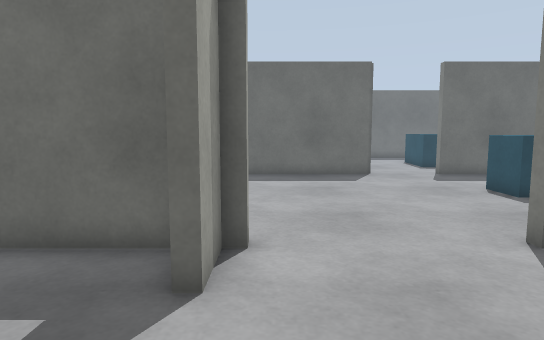
[1] (above)

22 first-person views from a walk through a Gazebo world. The camera is 0.94 m above the floor, tilts 6° down and sees 75° across. The floor is counted in squares, 0.5 m on a side. Each view is taken from the middle of a square. On the plan, view 1 faces up. The plan holds only what a view shows up to about 18 squares ahead; the rest is blank.

[2]
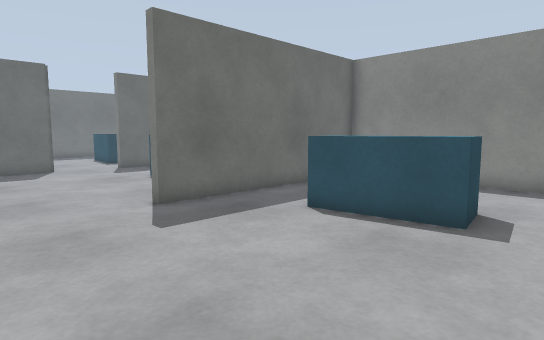

[3]
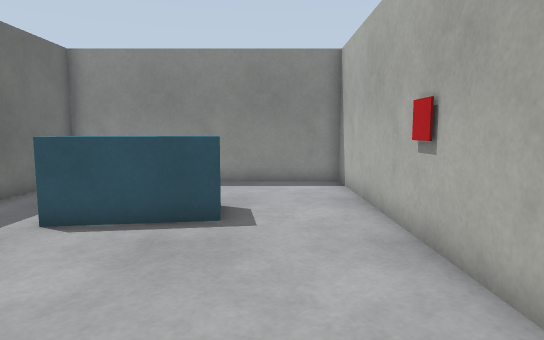

[4]
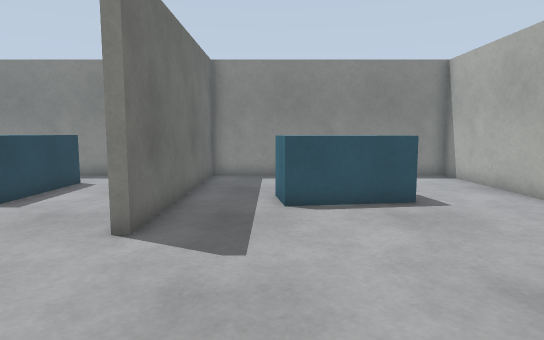

[5]
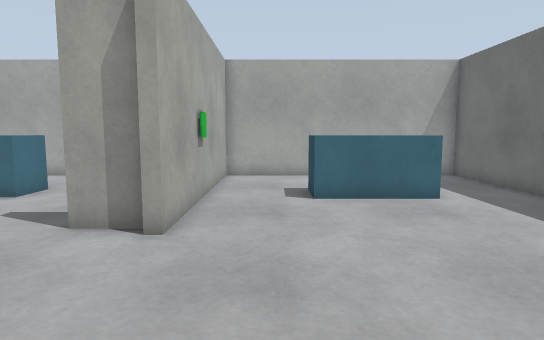

[6]
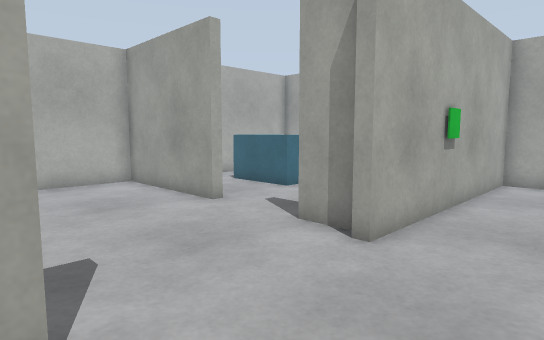

[7]
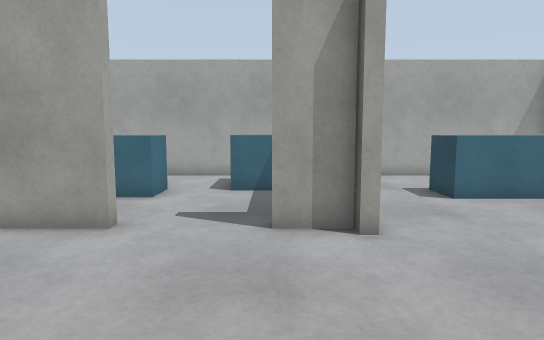

[8]
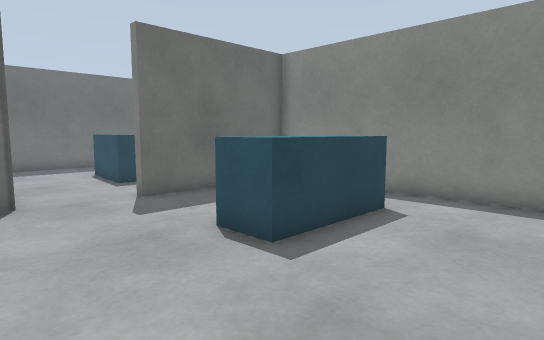

[9]
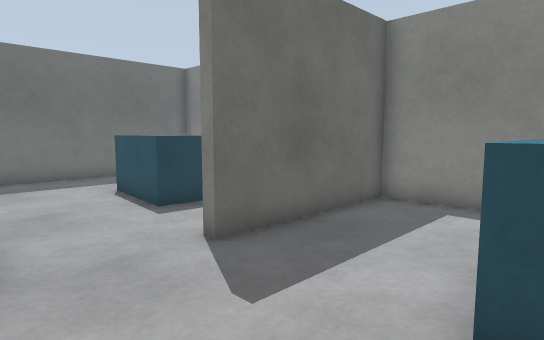

[10]
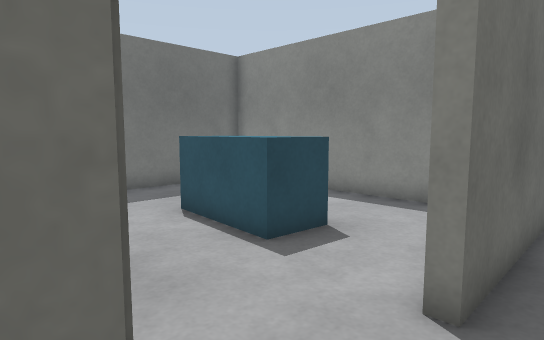

[11]
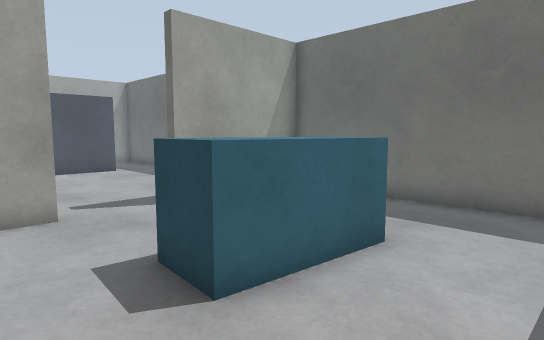

[12]
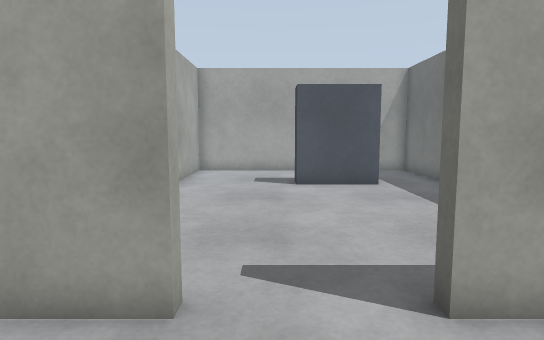

[13]
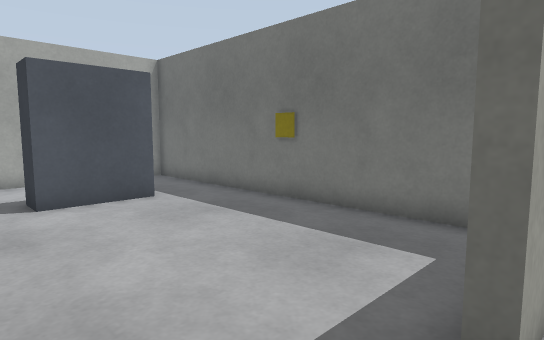

[14]
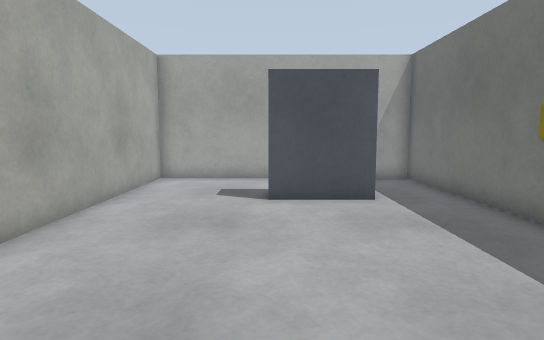

[15]
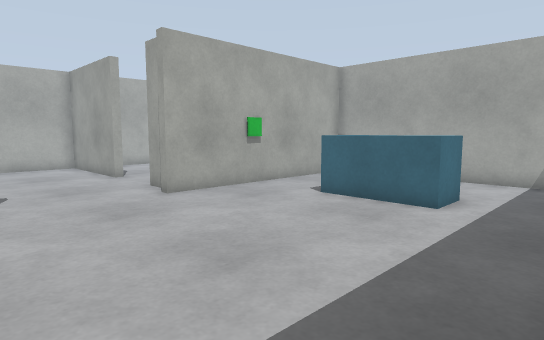

[16]
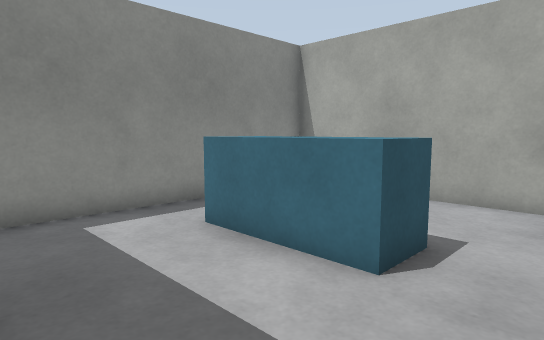

[17]
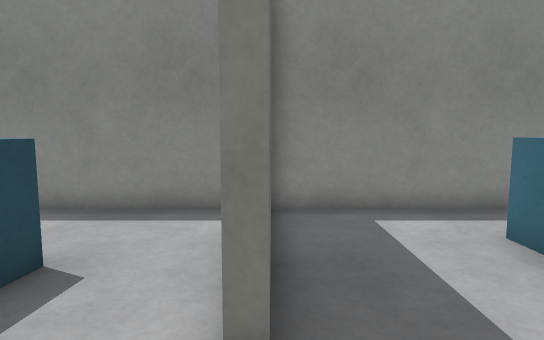

[18]
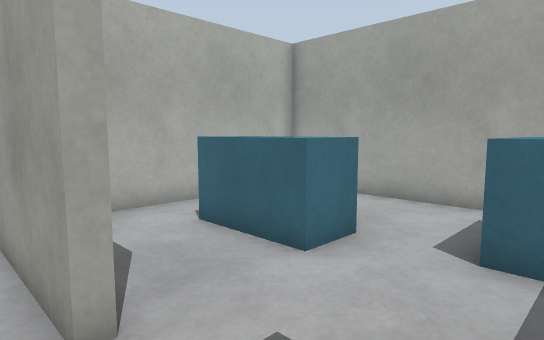

[19]
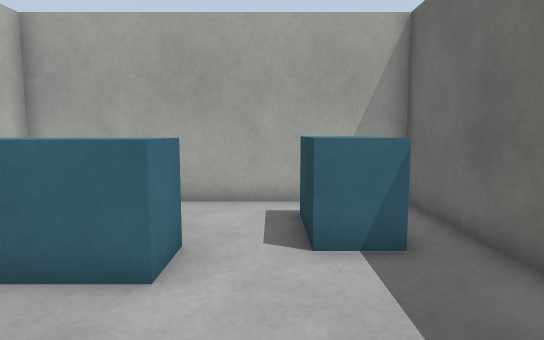

[20]
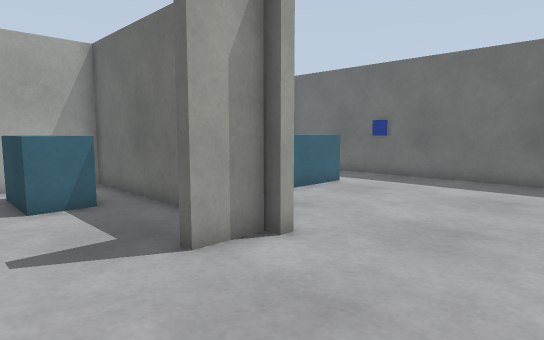

[21]
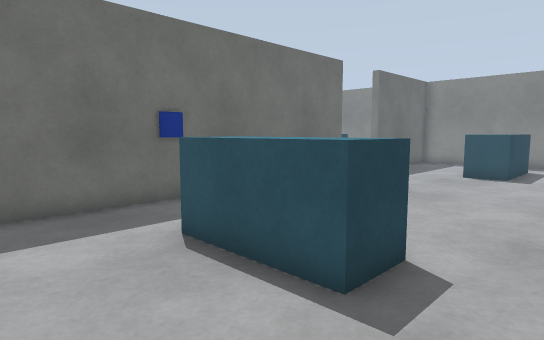

[22]
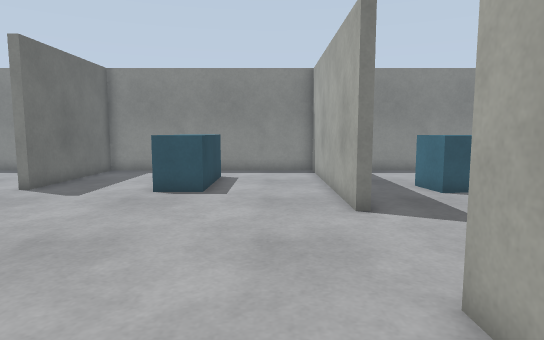

### Floor plan
Ten units are one square. View 1 is at (0, 0); x grows to the right and y downward. Boxes are objects, and circles mark ways between rooms. Rooms are numbered by the first view taken in them; rooms with no view inside come last. Other rooms are left out.
<svg viewBox="-101 -271 242 322">
<path fill="none" stroke="#000" d="M-8 -8 -8 46 136 46 136 -56 44 -56M-4 -56 -8 -56 -8 -40M-12 -8 -8 -8M-44 -60 -34 -60M-8 -40 -12 -40M-16 -56 -96 -56 -96 46 -31 46M45 -160 -96 -160 -96 -60 -44 -60M44 -56 44 -60 136 -60 136 -160 76 -160 76 -165M-34 -60 -4 -60 -4 -56M46 -190 46 -172M136 -171 136 -266 46 -266 46 -218M-96 -216 -96 -164 -9 -164M30 -266 -96 -266 -96 -252M46 -218 41 -218M41 -190 46 -190"/>
<rect x="65" y="-35" width="30" height="50" fill="#bbb"><title>bench</title></rect>
<rect x="-85" y="-45" width="30" height="20" fill="#bbb"><title>bench</title></rect>
<rect x="-55" y="-5" width="20" height="30" fill="#bbb"><title>bench</title></rect>
<rect x="-55" y="-135" width="20" height="50" fill="#bbb"><title>bench</title></rect>
<rect x="65" y="-125" width="50" height="30" fill="#bbb"><title>bench</title></rect>
<rect x="85" y="-235" width="20" height="50" fill="#bbb"><title>bench</title></rect>
<rect x="-65" y="-245" width="20" height="40" fill="#bbb"><title>cabinet</title></rect>
<circle cx="-10" cy="-20" r="3" fill="#2a7"/>
<circle cx="20" cy="-60" r="3" fill="#2a7"/>
<circle cx="60" cy="-160" r="3" fill="#2a7"/>
<circle cx="40" cy="-200" r="3" fill="#2a7"/>
<text x="60" y="0">1</text>
<text x="-50" y="-10">2</text>
<text x="20" y="-110">3</text>
<text x="90" y="-220">4</text>
<text x="-30" y="-220">5</text>
</svg>
Room 1 opens to room 2. Room 1 opens to room 3. Room 3 opens to room 4. Room 4 opens to room 5.

Where each view was taken, in squares from view 1:
view 1: 0 up, 0 right, facing up
view 2: 3 down, 0 right, facing up-right
view 3: 2 down, 0 right, facing right
view 4: 3 up, 2 left, facing right
view 5: 8 up, 6 right, facing left
view 6: 9 up, 5 right, facing down-left
view 7: 4 up, 6 right, facing left
view 8: 6 up, 3 right, facing up-right
view 9: 11 up, 4 right, facing up-right
view 10: 15 up, 4 right, facing up-right
view 11: 17 up, 13 right, facing up-left
view 12: 20 up, 8 right, facing left
view 13: 19 up, 5 right, facing up-left
view 14: 21 up, 5 right, facing left
view 15: 16 up, 5 right, facing down-left
view 16: 16 up, 5 right, facing down-right
view 17: 16 up, 5 right, facing right
view 18: 4 up, 0 right, facing down-left
view 19: 2 up, 0 right, facing left
view 20: 1 up, 4 right, facing up-left
view 21: 7 up, 9 left, facing up-right
view 22: 8 up, 4 left, facing right
